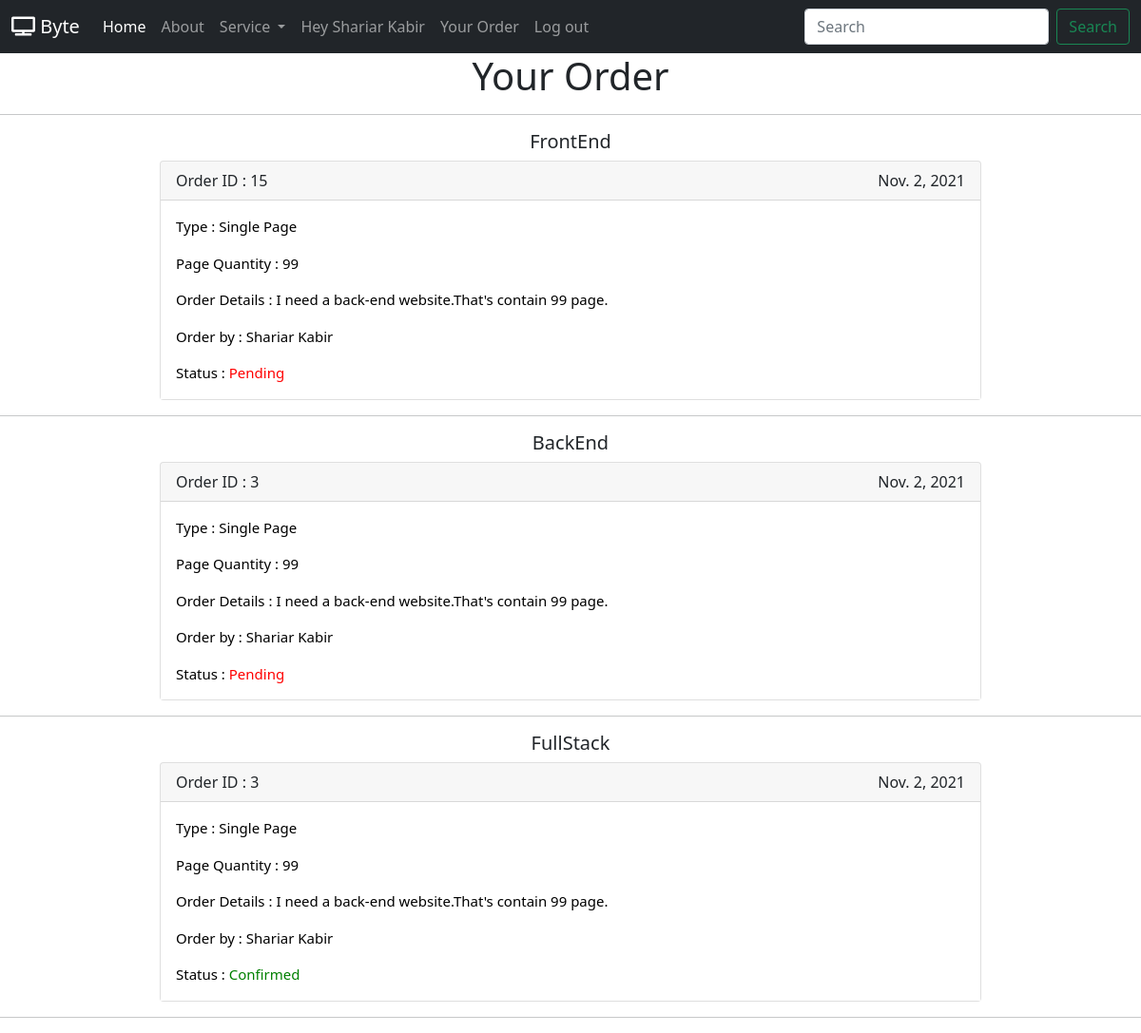
Page /browse_project/ (signed in) on the committed database.
### home/models.py (models this page shows, shortened)
class front_order(models.Model):
    category=models.CharField(max_length=99)
    username=models.CharField(max_length=99,null=True)
    name=models.CharField(max_length=99)
    phone=models.CharField(max_length=99)
    email=models.CharField(max_length=99)
    address=models.CharField(max_length=99)
    quantity=models.CharField(max_length=99)
    details=models.TextField()
    status=models.CharField(max_length=99,null=True)
    date=models.DateField(auto_now_add=True,null=True)

class back_order(models.Model):
    category=models.CharField(max_length=99)
    username=models.CharField(max_length=99,null=True)
    name=models.CharField(max_length=99)
    phone=models.CharField(max_length=99)
    email=models.CharField(max_length=99)
    address=models.CharField(max_length=99)
    quantity=models.CharField(max_length=99)
    details=models.TextField()
    status=models.CharField(max_length=99,null=True)
    date=models.DateField(auto_now_add=True,null=True)

class fullstack_order(models.Model):
    category=models.CharField(max_length=99)
    username=models.CharField(max_length=99,null=True)
    name=models.CharField(max_length=99)
    phone=models.CharField(max_length=99)
    email=models.CharField(max_length=99)
    address=models.CharField(max_length=99)
    quantity=models.CharField(max_length=99)
    details=models.TextField()
    status=models.CharField(max_length=99,null=True)
    date=models.DateField(auto_now_add=True,null=True)

### home/views.py (the view)
# urls.py: path('browse_project/',views.browse_project.as_view(),name="browse_project"),
class browse_project(ListView):
    template_name = "browse_project.html"
    model = front_order
    ordering = ['-id']
    def get_queryset(self):
        query_set = super().get_queryset()
        return query_set.select_related
    def get_context_data(self, *args, **kwargs):
        context = super(browse_project, self).get_context_data(*args, **kwargs)
        context['back_order_database'] = back_order.objects.all()
        context['fullstack_order_database'] = fullstack_order.objects.all()
        return context

### templates/browse_project.html (shortened to what this page needs)
{% extends 'main.html' %}
{% block content %}
<div style="text-align: center;">
    <h1>Your Order</h1>
    <hr>
    <h5>FrontEnd</h5>
</div>
{% for front_order in object_list %}
{% if front_order.username == user.username %}
<div class="card">
    <div class="card-header">
        Order ID : {{ front_order.pk }}
        <span style="float: right;">{{ front_order.date }}</span>
    </div>
    <div class="card-body">
        <blockquote class="blockquote mb-0">
            <p class="order_details">Type : {{ front_order.category }}</p>
            <p class="order_details">Page Quantity : {{ front_order.quantity }}</p>
            <p class="order_details">Order Details : {{ front_order.details }}</p>
            <p class="order_details">Order by : {{ front_order.name }}</p>
            {% if front_order.status == Confirmed %}
            <p class="order_details">Status : <span style="color: green;" >{{ front_order.status }}</span></p>
            {% else %}
            <p class="order_details">Status : <span style="color: red;" >{{ front_order.status }}</span></p>
            {% endif %}
        </blockquote>
    </div>
</div>
{% endif %}
{% endfor %}
<div style="text-align: center;">
    <hr>
    <h5>BackEnd</h5>
</div>
{% for back_order in back_order_database %}
{% if back_order.username == user.username %}
<div class="card">
    <div class="card-header">
        Order ID : {{ back_order.pk }}
        <span style="float: right;">{{ back_order.date }}</span>
    </div>
    <div class="card-body">
        <blockquote class="blockquote mb-0">
            <p class="order_details">Type : {{ back_order.category }}</p>
            <p class="order_details">Page Quantity : {{ back_order.quantity }}</p>
            <p class="order_details">Order Details : {{ back_order.details }}</p>
            <p class="order_details">Order by : {{ back_order.name }}</p>
            {% if back_order.status == Confirmed %}
            <p class="order_details">Status : <span style="color: green;" >{{ back_order.status }}</span></p>
            {% else %}
            <p class="order_details">Status : <span style="color: red;" >{{ back_order.status }}</span></p>
            {% endif %}
        </blockquote>
    </div>
</div>
{% endif %}
{% endfor %}
<div style="text-align: center;">
    <hr>
    <h5>FullStack</h5>
</div>
{% for fullstack_order in fullstack_order_database %}
{% if fullstack_order.username == user.username %}
<div class="card">
    <div class="card-header">
        Order ID : {{ fullstack_order.pk }}
        <span style="float: right;">{{ fullstack_order.date }}</span>
    </div>
    <div class="card-body">
        <blockquote class="blockquote mb-0">
            <p class="order_details">Type : {{ fullstack_order.category }}</p>
            <p class="order_details">Page Quantity : {{ fullstack_order.quantity }}</p>
            <p class="order_details">Order Details : {{ fullstack_order.details }}</p>
            <p class="order_details">Order by : {{ fullstack_order.name }}</p>
            {% if fullstack_order.status == "Confirmed" %}
            <p class="order_details">Status : <span style="color: green;" >{{ fullstack_order.status }}</span></p>
            {% else %}
            <p class="order_details">Status : <span style="color: red;" >{{ fullstack_order.status }}</span></p>
            {% endif %}
        </blockquote>
    </div>
</div>
{% endif %}
{% endfor %}
<hr>
{% endblock %}

### templates/main.html (shortened to what this page needs)
<!DOCTYPE html>
<html lang="en">
<head>
    <link href="https://cdn.jsdelivr.net/npm/bootstrap@5.1.3/dist/css/bootstrap.min.css" rel="stylesheet"
>
    <link rel="stylesheet" href="https://cdnjs.cloudflare.com/ajax/libs/font-awesome/5.14.0/css/all.min.css"
 />
</head>
<body>
    <nav class="navbar navbar-expand-lg navbar-dark bg-dark">
        <div class="container-fluid">
            <a class="navbar-brand" href="{% url 'home' %}"><i class="fas fa-tv"></i> Byte</a>
            <div class="collapse navbar-collapse" id="navbarSupportedContent">
                <ul class="navbar-nav me-auto mb-2 mb-lg-0">
                    <li class="nav-item">
                        <a class="nav-link active" aria-current="page" href="{% url 'home' %}">Home</a>
                    </li>
                    <li class="nav-item">
                        <a class="nav-link" href="">About</a>
                    </li>
                    <li class="nav-item dropdown">
                        <a class="nav-link dropdown-toggle" href="" id="navbarDropdown" role="button"
                            data-bs-toggle="dropdown" aria-expanded="false">
                            Service
                        </a>
                    </li>
                    {% if user.is_authenticated %}
                    <li class="nav-item">
                        <a class="nav-link" href="">Hey {{ user.get_full_name }}</a>
                    </li>
                    <li class="nav-item">
                        <a class="nav-link" href="{% url 'browse_project' %}">Your Order</a>
                    </li>
                    <li class="nav-item">
                        <a class="nav-link" href="{% url 'signout' %}">Log out</a>
                    </li>
                    {% endif %}
                </ul>
                <form class="d-flex">
                    <input class="form-control me-2" type="search" placeholder="Search" aria-label="Search">
                    <button class="btn btn-outline-success" type="submit">Search</button>
                </form>
            </div>
        </div>
    </nav>
</body>
</html>
{% block content %}
{% endblock %}

### templates/main.html (style rules this page uses)
.card { width: 100%; height: 500px; margin: auto; text-align: center; }
.card-body { background-color: rgb(129, 129, 129); color: white; }

### templates/browse_project.html (style rules this page uses)
.card { text-align: left; width: 72%; height: auto; margin: auto; }
.card-body { background-color: white; color: black; }
.order_details { font-size: 15px; }

### rows in the picture
front_order: pk "15", date "Nov. 2, 2021", category "Single Page", quantity "99", details "I need a back-end website.That's contain 99 page.", name "Shariar Kabir", status "Pending"
back_order: pk "3", date "Nov. 2, 2021", category "Single Page", quantity "99", details "I need a back-end website.That's contain 99 page.", name "Shariar Kabir", status "Pending"
fullstack_order: pk "3", date "Nov. 2, 2021", category "Single Page", quantity "99", details "I need a back-end website.That's contain 99 page.", name "Shariar Kabir", status "Confirmed"

### other values in the picture
{{ user.get_full_name }} "Shariar Kabir"
